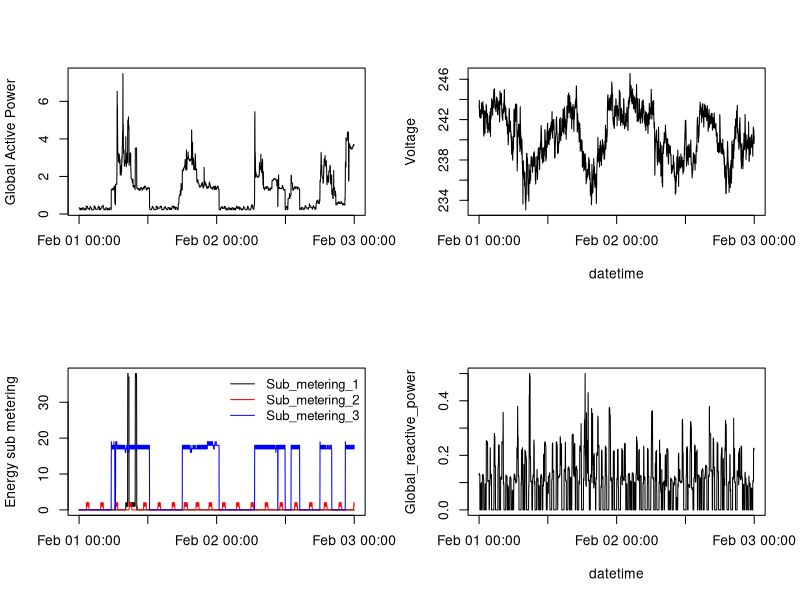

The R script that drew this image:
library(lubridate)
setwd("C:/Users/xwen/Desktop/r-jhu/ExData_Plotting1")
hpc_clip <- read.table("household_power_consumption_clip.txt",header = TRUE,sep = ";")
hpc_clip$Date_Time <- paste(hpc_clip$Date,hpc_clip$Time)
hpc_clip$Date_Time <- dmy_hms(hpc_clip$Date_Time)
png(filename="plot4.png")
par(mfrow=c(2,2),cex.lab=1,cex.axis=1)
# 1
plot(hpc_clip$Date_Time,hpc_clip$Global_active_power,type = "l",xlab = "", ylab = "Global Active Power")
# 2
plot(hpc_clip$Date_Time,hpc_clip$Voltage,type = "l",xlab = "datetime", ylab = "Voltage")
# 3
plot(hpc_clip$Date_Time,hpc_clip$Sub_metering_1,type = "l",xlab = "", ylab = "Energy sub metering",col="black")
lines(hpc_clip$Date_Time,hpc_clip$Sub_metering_2,type = "l",xlab = "", ylab = "Energy sub metering",col="red")
lines(hpc_clip$Date_Time,hpc_clip$Sub_metering_3,type = "l",xlab = "", ylab = "Energy sub metering",col="blue")
legend("topright",col=c("black","red","blue"),legend = c("Sub_metering_1","Sub_metering_2","Sub_metering_3"),lty = 1,
       cex=0.95,bty = "n")
# 4
plot(hpc_clip$Date_Time,hpc_clip$Global_reactive_power,type = "l",xlab = "datetime", ylab = "Global_reactive_power")
dev.off()